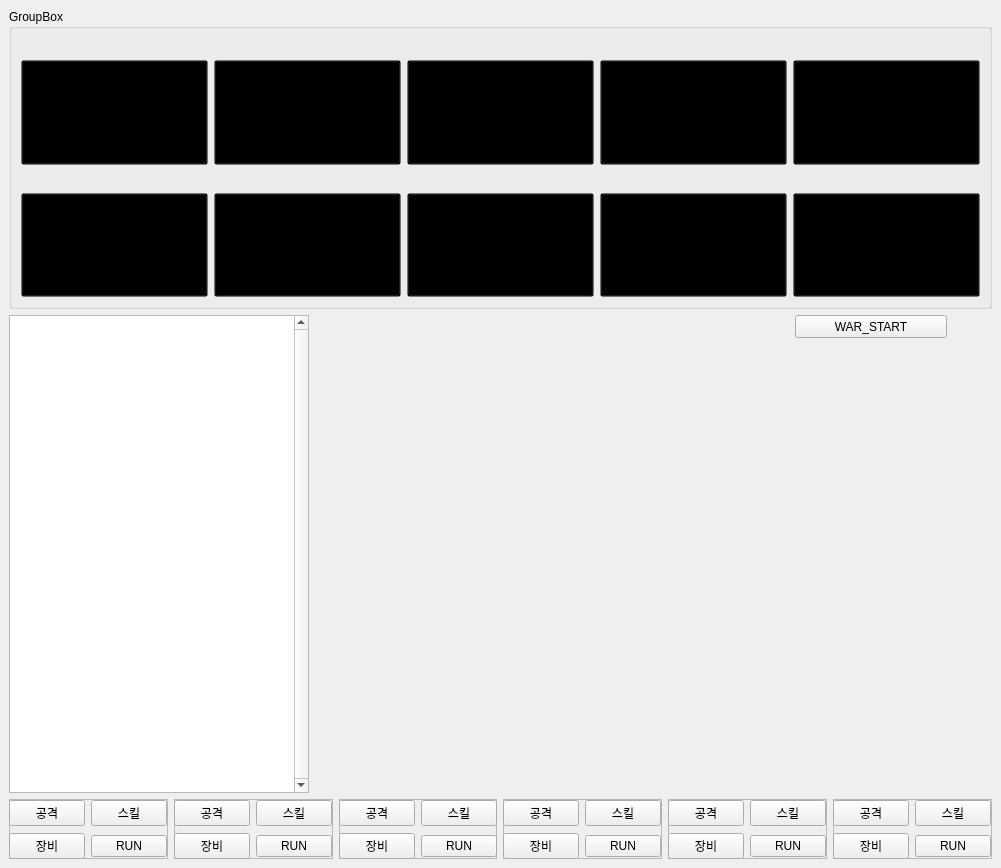
<?xml version="1.0" encoding="UTF-8"?>
<ui version="4.0">
 <class>MainWindow</class>
 <widget class="QMainWindow" name="MainWindow">
  <property name="geometry">
   <rect>
    <x>0</x>
    <y>0</y>
    <width>1001</width>
    <height>868</height>
   </rect>
  </property>
  <property name="windowTitle">
   <string>MainWindow</string>
  </property>
  <widget class="QWidget" name="centralwidget">
   <layout class="QGridLayout" name="gridLayout">
    <item row="2" column="0">
     <layout class="QHBoxLayout" name="horizontalLayout_9">
      <property name="sizeConstraint">
       <enum>QLayout::SetDefaultConstraint</enum>
      </property>
      <item>
       <widget class="QTextEdit" name="battle_dialog">
        <property name="sizePolicy">
         <sizepolicy hsizetype="MinimumExpanding" vsizetype="MinimumExpanding">
          <horstretch>0</horstretch>
          <verstretch>0</verstretch>
         </sizepolicy>
        </property>
        <property name="minimumSize">
         <size>
          <width>250</width>
          <height>477</height>
         </size>
        </property>
        <property name="maximumSize">
         <size>
          <width>300</width>
          <height>500</height>
         </size>
        </property>
        <property name="contextMenuPolicy">
         <enum>Qt::DefaultContextMenu</enum>
        </property>
        <property name="verticalScrollBarPolicy">
         <enum>Qt::ScrollBarAlwaysOn</enum>
        </property>
        <property name="readOnly">
         <bool>true</bool>
        </property>
       </widget>
      </item>
      <item>
       <widget class="QWidget" name="widget" native="true">
        <widget class="QLabel" name="black_wizard_lb">
         <property name="geometry">
          <rect>
           <x>450</x>
           <y>310</y>
           <width>111</width>
           <height>191</height>
          </rect>
         </property>
         <property name="sizePolicy">
          <sizepolicy hsizetype="MinimumExpanding" vsizetype="MinimumExpanding">
           <horstretch>0</horstretch>
           <verstretch>0</verstretch>
          </sizepolicy>
         </property>
         <property name="minimumSize">
          <size>
           <width>100</width>
           <height>191</height>
          </size>
         </property>
         <property name="styleSheet">
          <string notr="true"/>
         </property>
         <property name="text">
          <string/>
         </property>
         <property name="pixmap">
          <pixmap>../wizard_black/walk1.png</pixmap>
         </property>
         <property name="alignment">
          <set>Qt::AlignCenter</set>
         </property>
         <property name="margin">
          <number>-12</number>
         </property>
        </widget>
        <widget class="QLabel" name="swordsman_lb">
         <property name="geometry">
          <rect>
           <x>80</x>
           <y>310</y>
           <width>401</width>
           <height>190</height>
          </rect>
         </property>
         <property name="sizePolicy">
          <sizepolicy hsizetype="MinimumExpanding" vsizetype="MinimumExpanding">
           <horstretch>0</horstretch>
           <verstretch>0</verstretch>
          </sizepolicy>
         </property>
         <property name="minimumSize">
          <size>
           <width>400</width>
           <height>190</height>
          </size>
         </property>
         <property name="styleSheet">
          <string notr="true"/>
         </property>
         <property name="text">
          <string/>
         </property>
         <property name="pixmap">
          <pixmap>../swordsman/walk1.png</pixmap>
         </property>
         <property name="alignment">
          <set>Qt::AlignCenter</set>
         </property>
         <property name="margin">
          <number>-12</number>
         </property>
        </widget>
        <widget class="QLabel" name="red_wizard_lb">
         <property name="geometry">
          <rect>
           <x>310</x>
           <y>300</y>
           <width>180</width>
           <height>200</height>
          </rect>
         </property>
         <property name="sizePolicy">
          <sizepolicy hsizetype="Preferred" vsizetype="Preferred">
           <horstretch>0</horstretch>
           <verstretch>0</verstretch>
          </sizepolicy>
         </property>
         <property name="minimumSize">
          <size>
           <width>180</width>
           <height>200</height>
          </size>
         </property>
         <property name="maximumSize">
          <size>
           <width>100</width>
           <height>110</height>
          </size>
         </property>
         <property name="styleSheet">
          <string notr="true"/>
         </property>
         <property name="text">
          <string/>
         </property>
         <property name="pixmap">
          <pixmap>../wizard_red/walk1.png</pixmap>
         </property>
         <property name="scaledContents">
          <bool>false</bool>
         </property>
         <property name="alignment">
          <set>Qt::AlignCenter</set>
         </property>
         <property name="margin">
          <number>-12</number>
         </property>
        </widget>
        <widget class="QLabel" name="archer_lb">
         <property name="geometry">
          <rect>
           <x>90</x>
           <y>310</y>
           <width>170</width>
           <height>190</height>
          </rect>
         </property>
         <property name="sizePolicy">
          <sizepolicy hsizetype="Minimum" vsizetype="Minimum">
           <horstretch>0</horstretch>
           <verstretch>0</verstretch>
          </sizepolicy>
         </property>
         <property name="minimumSize">
          <size>
           <width>170</width>
           <height>190</height>
          </size>
         </property>
         <property name="maximumSize">
          <size>
           <width>100</width>
           <height>110</height>
          </size>
         </property>
         <property name="styleSheet">
          <string notr="true"/>
         </property>
         <property name="text">
          <string/>
         </property>
         <property name="pixmap">
          <pixmap>../archer/walk1.png</pixmap>
         </property>
         <property name="alignment">
          <set>Qt::AlignCenter</set>
         </property>
         <property name="margin">
          <number>-12</number>
         </property>
        </widget>
        <widget class="QLabel" name="warrior_lb">
         <property name="geometry">
          <rect>
           <x>-40</x>
           <y>310</y>
           <width>185</width>
           <height>203</height>
          </rect>
         </property>
         <property name="sizePolicy">
          <sizepolicy hsizetype="Preferred" vsizetype="Preferred">
           <horstretch>0</horstretch>
           <verstretch>0</verstretch>
          </sizepolicy>
         </property>
         <property name="minimumSize">
          <size>
           <width>185</width>
           <height>203</height>
          </size>
         </property>
         <property name="maximumSize">
          <size>
           <width>100</width>
           <height>110</height>
          </size>
         </property>
         <property name="text">
          <string/>
         </property>
         <property name="pixmap">
          <pixmap>../warrior/walk1.png</pixmap>
         </property>
         <property name="alignment">
          <set>Qt::AlignCenter</set>
         </property>
         <property name="wordWrap">
          <bool>false</bool>
         </property>
         <property name="margin">
          <number>-12</number>
         </property>
         <property name="indent">
          <number>-1</number>
         </property>
        </widget>
        <widget class="QLabel" name="white_wizard_lb">
         <property name="geometry">
          <rect>
           <x>540</x>
           <y>290</y>
           <width>111</width>
           <height>211</height>
          </rect>
         </property>
         <property name="sizePolicy">
          <sizepolicy hsizetype="MinimumExpanding" vsizetype="MinimumExpanding">
           <horstretch>0</horstretch>
           <verstretch>0</verstretch>
          </sizepolicy>
         </property>
         <property name="minimumSize">
          <size>
           <width>100</width>
           <height>210</height>
          </size>
         </property>
         <property name="styleSheet">
          <string notr="true"/>
         </property>
         <property name="text">
          <string/>
         </property>
         <property name="pixmap">
          <pixmap>../wizard_white/attack1.png</pixmap>
         </property>
         <property name="alignment">
          <set>Qt::AlignCenter</set>
         </property>
         <property name="margin">
          <number>-12</number>
         </property>
        </widget>
        <widget class="QPushButton" name="war_start">
         <property name="geometry">
          <rect>
           <x>480</x>
           <y>0</y>
           <width>152</width>
           <height>23</height>
          </rect>
         </property>
         <property name="text">
          <string>WAR_START</string>
         </property>
        </widget>
       </widget>
      </item>
     </layout>
    </item>
    <item row="3" column="0">
     <layout class="QHBoxLayout" name="btn_layout">
      <property name="sizeConstraint">
       <enum>QLayout::SetMinAndMaxSize</enum>
      </property>
      <item>
       <widget class="QFrame" name="frame_5">
        <property name="sizePolicy">
         <sizepolicy hsizetype="MinimumExpanding" vsizetype="MinimumExpanding">
          <horstretch>0</horstretch>
          <verstretch>0</verstretch>
         </sizepolicy>
        </property>
        <property name="minimumSize">
         <size>
          <width>150</width>
          <height>10</height>
         </size>
        </property>
        <property name="maximumSize">
         <size>
          <width>500</width>
          <height>60</height>
         </size>
        </property>
        <property name="frameShape">
         <enum>QFrame::StyledPanel</enum>
        </property>
        <property name="frameShadow">
         <enum>QFrame::Raised</enum>
        </property>
        <widget class="QWidget" name="layoutWidget_9">
         <property name="geometry">
          <rect>
           <x>0</x>
           <y>0</y>
           <width>158</width>
           <height>61</height>
          </rect>
         </property>
         <layout class="QGridLayout" name="gridLayout_10">
          <item row="0" column="0">
           <widget class="QPushButton" name="pb_atk_warrior">
            <property name="text">
             <string>공격</string>
            </property>
           </widget>
          </item>
          <item row="2" column="0">
           <widget class="QPushButton" name="pb_equip_warrior">
            <property name="text">
             <string>장비</string>
            </property>
           </widget>
          </item>
          <item row="0" column="1">
           <widget class="QPushButton" name="pb_skill_job_warrior">
            <property name="text">
             <string>스킬</string>
            </property>
           </widget>
          </item>
          <item row="2" column="1">
           <widget class="QPushButton" name="pb_run_job_warrior">
            <property name="text">
             <string>RUN</string>
            </property>
           </widget>
          </item>
         </layout>
        </widget>
       </widget>
      </item>
      <item>
       <widget class="QFrame" name="frame_6">
        <property name="sizePolicy">
         <sizepolicy hsizetype="MinimumExpanding" vsizetype="MinimumExpanding">
          <horstretch>0</horstretch>
          <verstretch>0</verstretch>
         </sizepolicy>
        </property>
        <property name="minimumSize">
         <size>
          <width>155</width>
          <height>10</height>
         </size>
        </property>
        <property name="maximumSize">
         <size>
          <width>500</width>
          <height>60</height>
         </size>
        </property>
        <property name="frameShape">
         <enum>QFrame::StyledPanel</enum>
        </property>
        <property name="frameShadow">
         <enum>QFrame::Raised</enum>
        </property>
        <widget class="QWidget" name="layoutWidget_10">
         <property name="geometry">
          <rect>
           <x>0</x>
           <y>0</y>
           <width>158</width>
           <height>61</height>
          </rect>
         </property>
         <layout class="QGridLayout" name="gridLayout_11">
          <item row="0" column="0">
           <widget class="QPushButton" name="pb_atk_archer">
            <property name="text">
             <string>공격</string>
            </property>
           </widget>
          </item>
          <item row="2" column="0">
           <widget class="QPushButton" name="pb_equip_archer">
            <property name="text">
             <string>장비</string>
            </property>
           </widget>
          </item>
          <item row="0" column="1">
           <widget class="QPushButton" name="pb_skill_job_archer">
            <property name="text">
             <string>스킬</string>
            </property>
           </widget>
          </item>
          <item row="2" column="1">
           <widget class="QPushButton" name="pb_run_job_archer">
            <property name="text">
             <string>RUN</string>
            </property>
           </widget>
          </item>
         </layout>
        </widget>
       </widget>
      </item>
      <item>
       <widget class="QFrame" name="frame_7">
        <property name="sizePolicy">
         <sizepolicy hsizetype="MinimumExpanding" vsizetype="MinimumExpanding">
          <horstretch>0</horstretch>
          <verstretch>0</verstretch>
         </sizepolicy>
        </property>
        <property name="minimumSize">
         <size>
          <width>155</width>
          <height>10</height>
         </size>
        </property>
        <property name="maximumSize">
         <size>
          <width>500</width>
          <height>60</height>
         </size>
        </property>
        <property name="frameShape">
         <enum>QFrame::StyledPanel</enum>
        </property>
        <property name="frameShadow">
         <enum>QFrame::Raised</enum>
        </property>
        <widget class="QWidget" name="layoutWidget_11">
         <property name="geometry">
          <rect>
           <x>0</x>
           <y>0</y>
           <width>158</width>
           <height>61</height>
          </rect>
         </property>
         <layout class="QGridLayout" name="gridLayout_12">
          <item row="0" column="0">
           <widget class="QPushButton" name="pb_atk_swordsman">
            <property name="text">
             <string>공격</string>
            </property>
           </widget>
          </item>
          <item row="2" column="0">
           <widget class="QPushButton" name="pb_equip_swordsman">
            <property name="text">
             <string>장비</string>
            </property>
           </widget>
          </item>
          <item row="0" column="1">
           <widget class="QPushButton" name="pb_skill_job_swordsman">
            <property name="text">
             <string>스킬</string>
            </property>
           </widget>
          </item>
          <item row="2" column="1">
           <widget class="QPushButton" name="pb_run_job_swordsman">
            <property name="text">
             <string>RUN</string>
            </property>
           </widget>
          </item>
         </layout>
        </widget>
       </widget>
      </item>
      <item>
       <widget class="QFrame" name="frame_8">
        <property name="sizePolicy">
         <sizepolicy hsizetype="MinimumExpanding" vsizetype="MinimumExpanding">
          <horstretch>0</horstretch>
          <verstretch>0</verstretch>
         </sizepolicy>
        </property>
        <property name="minimumSize">
         <size>
          <width>155</width>
          <height>10</height>
         </size>
        </property>
        <property name="maximumSize">
         <size>
          <width>500</width>
          <height>60</height>
         </size>
        </property>
        <property name="frameShape">
         <enum>QFrame::StyledPanel</enum>
        </property>
        <property name="frameShadow">
         <enum>QFrame::Raised</enum>
        </property>
        <widget class="QWidget" name="layoutWidget_12">
         <property name="geometry">
          <rect>
           <x>0</x>
           <y>0</y>
           <width>158</width>
           <height>61</height>
          </rect>
         </property>
         <layout class="QGridLayout" name="gridLayout_13">
          <item row="0" column="0">
           <widget class="QPushButton" name="pb_atk_wizard_red">
            <property name="text">
             <string>공격</string>
            </property>
           </widget>
          </item>
          <item row="2" column="0">
           <widget class="QPushButton" name="pb_equip_wizard_red">
            <property name="text">
             <string>장비</string>
            </property>
           </widget>
          </item>
          <item row="0" column="1">
           <widget class="QPushButton" name="pb_skill_job_wizard_red">
            <property name="text">
             <string>스킬</string>
            </property>
           </widget>
          </item>
          <item row="2" column="1">
           <widget class="QPushButton" name="pb_run_job_wizard_red">
            <property name="text">
             <string>RUN</string>
            </property>
           </widget>
          </item>
         </layout>
        </widget>
       </widget>
      </item>
      <item>
       <widget class="QFrame" name="frame_9">
        <property name="sizePolicy">
         <sizepolicy hsizetype="MinimumExpanding" vsizetype="MinimumExpanding">
          <horstretch>0</horstretch>
          <verstretch>0</verstretch>
         </sizepolicy>
        </property>
        <property name="minimumSize">
         <size>
          <width>155</width>
          <height>10</height>
         </size>
        </property>
        <property name="maximumSize">
         <size>
          <width>500</width>
          <height>60</height>
         </size>
        </property>
        <property name="frameShape">
         <enum>QFrame::StyledPanel</enum>
        </property>
        <property name="frameShadow">
         <enum>QFrame::Raised</enum>
        </property>
        <widget class="QWidget" name="layoutWidget_13">
         <property name="geometry">
          <rect>
           <x>0</x>
           <y>0</y>
           <width>158</width>
           <height>61</height>
          </rect>
         </property>
         <layout class="QGridLayout" name="gridLayout_14">
          <item row="0" column="0">
           <widget class="QPushButton" name="pb_atk_wizard_black">
            <property name="text">
             <string>공격</string>
            </property>
           </widget>
          </item>
          <item row="2" column="0">
           <widget class="QPushButton" name="pb_equip_wizard__black">
            <property name="text">
             <string>장비</string>
            </property>
           </widget>
          </item>
          <item row="0" column="1">
           <widget class="QPushButton" name="pb_skill_job_wizard_black">
            <property name="text">
             <string>스킬</string>
            </property>
           </widget>
          </item>
          <item row="2" column="1">
           <widget class="QPushButton" name="pb_run_wizard__black">
            <property name="text">
             <string>RUN</string>
            </property>
           </widget>
          </item>
         </layout>
        </widget>
       </widget>
      </item>
      <item>
       <widget class="QFrame" name="frame_10">
        <property name="sizePolicy">
         <sizepolicy hsizetype="MinimumExpanding" vsizetype="MinimumExpanding">
          <horstretch>0</horstretch>
          <verstretch>0</verstretch>
         </sizepolicy>
        </property>
        <property name="minimumSize">
         <size>
          <width>155</width>
          <height>10</height>
         </size>
        </property>
        <property name="maximumSize">
         <size>
          <width>500</width>
          <height>60</height>
         </size>
        </property>
        <property name="frameShape">
         <enum>QFrame::StyledPanel</enum>
        </property>
        <property name="frameShadow">
         <enum>QFrame::Raised</enum>
        </property>
        <widget class="QWidget" name="layoutWidget_14">
         <property name="geometry">
          <rect>
           <x>0</x>
           <y>0</y>
           <width>158</width>
           <height>61</height>
          </rect>
         </property>
         <layout class="QGridLayout" name="gridLayout_15">
          <item row="0" column="0">
           <widget class="QPushButton" name="pb_atk_wizard_white">
            <property name="text">
             <string>공격</string>
            </property>
           </widget>
          </item>
          <item row="2" column="0">
           <widget class="QPushButton" name="pb_equip_wizard_white">
            <property name="text">
             <string>장비</string>
            </property>
           </widget>
          </item>
          <item row="0" column="1">
           <widget class="QPushButton" name="pb_skill_job_wizard_white">
            <property name="text">
             <string>스킬</string>
            </property>
           </widget>
          </item>
          <item row="2" column="1">
           <widget class="QPushButton" name="pb_run_job_wizard_white">
            <property name="text">
             <string>RUN</string>
            </property>
           </widget>
          </item>
         </layout>
        </widget>
       </widget>
      </item>
     </layout>
    </item>
    <item row="0" column="0" rowspan="2">
     <widget class="QGroupBox" name="groupBox">
      <property name="sizePolicy">
       <sizepolicy hsizetype="MinimumExpanding" vsizetype="MinimumExpanding">
        <horstretch>0</horstretch>
        <verstretch>0</verstretch>
       </sizepolicy>
      </property>
      <property name="minimumSize">
       <size>
        <width>0</width>
        <height>300</height>
       </size>
      </property>
      <property name="title">
       <string>GroupBox</string>
      </property>
      <layout class="QVBoxLayout" name="verticalLayout">
       <item>
        <layout class="QHBoxLayout" name="enemy_line1">
         <item>
          <layout class="QVBoxLayout" name="vertical_0">
           <item>
            <widget class="QLineEdit" name="hp_enemy_0">
             <property name="styleSheet">
              <string notr="true">background-color: rgba(255, 255, 255, 0);</string>
             </property>
             <property name="frame">
              <bool>false</bool>
             </property>
             <property name="alignment">
              <set>Qt::AlignCenter</set>
             </property>
             <property name="readOnly">
              <bool>true</bool>
             </property>
            </widget>
           </item>
           <item>
            <widget class="QPushButton" name="enemy_0">
             <property name="sizePolicy">
              <sizepolicy hsizetype="MinimumExpanding" vsizetype="MinimumExpanding">
               <horstretch>0</horstretch>
               <verstretch>0</verstretch>
              </sizepolicy>
             </property>
             <property name="styleSheet">
              <string notr="true">background-color: transparent;</string>
             </property>
             <property name="text">
              <string/>
             </property>
             <property name="iconSize">
              <size>
               <width>200</width>
               <height>200</height>
              </size>
             </property>
             <property name="checkable">
              <bool>true</bool>
             </property>
            </widget>
           </item>
          </layout>
         </item>
         <item>
          <layout class="QVBoxLayout" name="vertical_1">
           <item>
            <widget class="QLineEdit" name="hp_enemy_1">
             <property name="styleSheet">
              <string notr="true">background-color: rgba(255, 255, 255, 0);</string>
             </property>
             <property name="frame">
              <bool>false</bool>
             </property>
             <property name="alignment">
              <set>Qt::AlignCenter</set>
             </property>
             <property name="readOnly">
              <bool>true</bool>
             </property>
            </widget>
           </item>
           <item>
            <widget class="QPushButton" name="enemy_1">
             <property name="sizePolicy">
              <sizepolicy hsizetype="MinimumExpanding" vsizetype="MinimumExpanding">
               <horstretch>0</horstretch>
               <verstretch>0</verstretch>
              </sizepolicy>
             </property>
             <property name="styleSheet">
              <string notr="true">background-color: transparent;</string>
             </property>
             <property name="text">
              <string/>
             </property>
             <property name="iconSize">
              <size>
               <width>200</width>
               <height>200</height>
              </size>
             </property>
            </widget>
           </item>
          </layout>
         </item>
         <item>
          <layout class="QVBoxLayout" name="vertical_2">
           <item>
            <widget class="QLineEdit" name="hp_enemy_2">
             <property name="styleSheet">
              <string notr="true">background-color: rgba(255, 255, 255, 0);</string>
             </property>
             <property name="frame">
              <bool>false</bool>
             </property>
             <property name="alignment">
              <set>Qt::AlignCenter</set>
             </property>
             <property name="readOnly">
              <bool>true</bool>
             </property>
            </widget>
           </item>
           <item>
            <widget class="QPushButton" name="enemy_2">
             <property name="sizePolicy">
              <sizepolicy hsizetype="MinimumExpanding" vsizetype="MinimumExpanding">
               <horstretch>0</horstretch>
               <verstretch>0</verstretch>
              </sizepolicy>
             </property>
             <property name="styleSheet">
              <string notr="true">background-color: transparent;</string>
             </property>
             <property name="text">
              <string/>
             </property>
             <property name="iconSize">
              <size>
               <width>200</width>
               <height>200</height>
              </size>
             </property>
            </widget>
           </item>
          </layout>
         </item>
         <item>
          <layout class="QVBoxLayout" name="vertical_3">
           <item>
            <widget class="QLineEdit" name="hp_enemy_3">
             <property name="styleSheet">
              <string notr="true">background-color: rgba(255, 255, 255, 0);</string>
             </property>
             <property name="frame">
              <bool>false</bool>
             </property>
             <property name="alignment">
              <set>Qt::AlignCenter</set>
             </property>
             <property name="readOnly">
              <bool>true</bool>
             </property>
            </widget>
           </item>
           <item>
            <widget class="QPushButton" name="enemy_3">
             <property name="sizePolicy">
              <sizepolicy hsizetype="MinimumExpanding" vsizetype="MinimumExpanding">
               <horstretch>0</horstretch>
               <verstretch>0</verstretch>
              </sizepolicy>
             </property>
             <property name="styleSheet">
              <string notr="true">background-color: transparent;</string>
             </property>
             <property name="text">
              <string/>
             </property>
             <property name="iconSize">
              <size>
               <width>200</width>
               <height>200</height>
              </size>
             </property>
            </widget>
           </item>
          </layout>
         </item>
         <item>
          <layout class="QVBoxLayout" name="vertical_4">
           <item>
            <widget class="QLineEdit" name="hp_enemy_4">
             <property name="styleSheet">
              <string notr="true">background-color: rgba(255, 255, 255, 0);</string>
             </property>
             <property name="frame">
              <bool>false</bool>
             </property>
             <property name="alignment">
              <set>Qt::AlignCenter</set>
             </property>
             <property name="readOnly">
              <bool>true</bool>
             </property>
            </widget>
           </item>
           <item>
            <widget class="QPushButton" name="enemy_4">
             <property name="sizePolicy">
              <sizepolicy hsizetype="MinimumExpanding" vsizetype="MinimumExpanding">
               <horstretch>0</horstretch>
               <verstretch>0</verstretch>
              </sizepolicy>
             </property>
             <property name="styleSheet">
              <string notr="true">background-color: transparent;</string>
             </property>
             <property name="text">
              <string/>
             </property>
             <property name="iconSize">
              <size>
               <width>200</width>
               <height>200</height>
              </size>
             </property>
            </widget>
           </item>
          </layout>
         </item>
        </layout>
       </item>
       <item>
        <layout class="QHBoxLayout" name="enemy_line2">
         <item>
          <layout class="QVBoxLayout" name="vertical_5">
           <item>
            <widget class="QLineEdit" name="hp_enemy_5">
             <property name="styleSheet">
              <string notr="true">background-color: rgba(255, 255, 255, 0);</string>
             </property>
             <property name="frame">
              <bool>false</bool>
             </property>
             <property name="alignment">
              <set>Qt::AlignCenter</set>
             </property>
             <property name="readOnly">
              <bool>true</bool>
             </property>
            </widget>
           </item>
           <item>
            <widget class="QPushButton" name="enemy_5">
             <property name="sizePolicy">
              <sizepolicy hsizetype="MinimumExpanding" vsizetype="MinimumExpanding">
               <horstretch>0</horstretch>
               <verstretch>0</verstretch>
              </sizepolicy>
             </property>
             <property name="styleSheet">
              <string notr="true">background-color: transparent;</string>
             </property>
             <property name="text">
              <string/>
             </property>
             <property name="iconSize">
              <size>
               <width>200</width>
               <height>200</height>
              </size>
             </property>
            </widget>
           </item>
          </layout>
         </item>
         <item>
          <layout class="QVBoxLayout" name="vertical_6">
           <item>
            <widget class="QLineEdit" name="hp_enemy_6">
             <property name="styleSheet">
              <string notr="true">background-color: rgba(255, 255, 255, 0);</string>
             </property>
             <property name="frame">
              <bool>false</bool>
             </property>
             <property name="alignment">
              <set>Qt::AlignCenter</set>
             </property>
             <property name="readOnly">
              <bool>true</bool>
             </property>
            </widget>
           </item>
           <item>
            <widget class="QPushButton" name="enemy_6">
             <property name="sizePolicy">
              <sizepolicy hsizetype="MinimumExpanding" vsizetype="MinimumExpanding">
               <horstretch>0</horstretch>
               <verstretch>0</verstretch>
              </sizepolicy>
             </property>
             <property name="styleSheet">
              <string notr="true">background-color: transparent;</string>
             </property>
             <property name="text">
              <string/>
             </property>
             <property name="iconSize">
              <size>
               <width>200</width>
               <height>200</height>
              </size>
             </property>
            </widget>
           </item>
          </layout>
         </item>
         <item>
          <layout class="QVBoxLayout" name="vertical_7">
           <item>
            <widget class="QLineEdit" name="hp_enemy_7">
             <property name="styleSheet">
              <string notr="true">background-color: rgba(255, 255, 255, 0);</string>
             </property>
             <property name="frame">
              <bool>false</bool>
             </property>
             <property name="alignment">
              <set>Qt::AlignCenter</set>
             </property>
             <property name="readOnly">
              <bool>true</bool>
             </property>
            </widget>
           </item>
           <item>
            <widget class="QPushButton" name="enemy_7">
             <property name="sizePolicy">
              <sizepolicy hsizetype="MinimumExpanding" vsizetype="MinimumExpanding">
               <horstretch>0</horstretch>
               <verstretch>0</verstretch>
              </sizepolicy>
             </property>
             <property name="styleSheet">
              <string notr="true">background-color: transparent;</string>
             </property>
             <property name="text">
              <string/>
             </property>
             <property name="iconSize">
              <size>
               <width>200</width>
               <height>200</height>
              </size>
             </property>
            </widget>
           </item>
          </layout>
         </item>
         <item>
          <layout class="QVBoxLayout" name="vertical_8">
           <item>
            <widget class="QLineEdit" name="hp_enemy_8">
             <property name="styleSheet">
              <string notr="true">background-color: rgba(255, 255, 255, 0);</string>
             </property>
             <property name="frame">
              <bool>false</bool>
             </property>
             <property name="alignment">
              <set>Qt::AlignCenter</set>
             </property>
             <property name="readOnly">
              <bool>true</bool>
             </property>
            </widget>
           </item>
           <item>
            <widget class="QPushButton" name="enemy_8">
             <property name="sizePolicy">
              <sizepolicy hsizetype="MinimumExpanding" vsizetype="MinimumExpanding">
               <horstretch>0</horstretch>
               <verstretch>0</verstretch>
              </sizepolicy>
             </property>
             <property name="styleSheet">
              <string notr="true">background-color: transparent;</string>
             </property>
             <property name="text">
              <string/>
             </property>
             <property name="iconSize">
              <size>
               <width>200</width>
               <height>200</height>
              </size>
             </property>
            </widget>
           </item>
          </layout>
         </item>
         <item>
          <layout class="QVBoxLayout" name="vertical_9">
           <item>
            <widget class="QLineEdit" name="hp_enemy_9">
             <property name="styleSheet">
              <string notr="true">background-color: rgba(255, 255, 255, 0);</string>
             </property>
             <property name="frame">
              <bool>false</bool>
             </property>
             <property name="alignment">
              <set>Qt::AlignCenter</set>
             </property>
             <property name="readOnly">
              <bool>true</bool>
             </property>
            </widget>
           </item>
           <item>
            <widget class="QPushButton" name="enemy_9">
             <property name="sizePolicy">
              <sizepolicy hsizetype="MinimumExpanding" vsizetype="MinimumExpanding">
               <horstretch>0</horstretch>
               <verstretch>0</verstretch>
              </sizepolicy>
             </property>
             <property name="styleSheet">
              <string notr="true">background-color: transparent;</string>
             </property>
             <property name="text">
              <string/>
             </property>
             <property name="iconSize">
              <size>
               <width>200</width>
               <height>200</height>
              </size>
             </property>
            </widget>
           </item>
          </layout>
         </item>
        </layout>
       </item>
      </layout>
     </widget>
    </item>
   </layout>
  </widget>
 </widget>
 <resources/>
 <connections/>
</ui>
